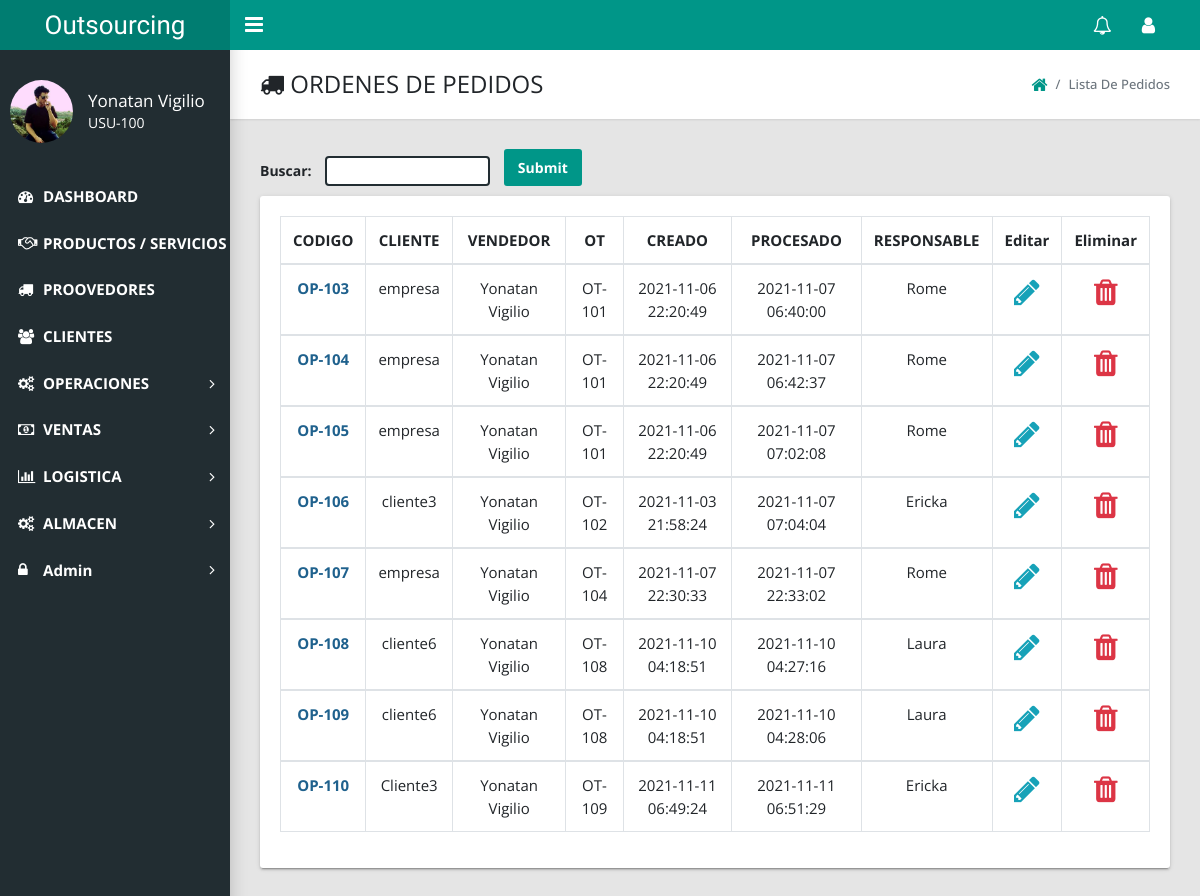
Screenshot of /admin/index.php?action=view_Ordpedido (signed in) with the database file from the repository.
### tables this page shows
CREATE TABLE `opcotizacion_servicio` (
  `op_id` int(11) NOT NULL,
  `op_codigo` varchar(50) NOT NULL,
  `op_ot` varchar(50) NOT NULL,
  `op_cot` varchar(50) NOT NULL,
  `op_cliente` varchar(50) NOT NULL,
  `op_asignado` varchar(50) NOT NULL,
  `op_entrega` varchar(50) NOT NULL,
  `op_estado` varchar(50) NOT NULL,
  `op_pago` varchar(50) NOT NULL,
  `op_direccion` varchar(150) NOT NULL,
  `op_creacion` datetime NOT NULL DEFAULT current_timestamp(),
  `op_moneda` varchar(50) NOT NULL,
  `op_fechaActual` datetime NOT NULL DEFAULT current_timestamp(),
  `op_responsable` varchar(50) NOT NULL,
  `op_operativo` varchar(100) NOT NULL,
  `op_requiere` varchar(100) NOT NULL
);

### admin/includes/logistica/view_Ordpedido.php (the view, shortened to what this page needs)
<link href="styles/main.css" type="text/css" rel="stylesheet">
<link href="styles/ver.css" type="text/css" rel="stylesheet">
<?php if($_SESSION['role'] != 7 AND $_SESSION['role'] != 9 AND $_SESSION['role'] != 5 ){
  echo "<script>alert('No puedes acceder acá ')</script>";
  echo "<script>window.open('index.php?logged_in=Logueaste%20correctamente!','_self')</script>";
}else{
  ?>
    <main class="app-content">
      <div class="app-title">
        <div>
          <h1><i class="fa fa-truck"></i> ORDENES DE PEDIDOS</h1>
        </div>
        <ul class="app-breadcrumb breadcrumb side">
          <li class="breadcrumb-item"><a href="index.php?logged_in=Logueaste%20correctamente!"><i class="fa fa-home fa-lg"></i></a></li>
          <li class="breadcrumb-item active">Lista de Pedidos</li>
        </ul>
      </div>
      <form action="buscador_prov.php" method="get">
      <label>Buscar: </label>
      <input type="text" id="buscar_coti" name="buscador_prov">
      <input type="submit" name="buscar_prov"class="btn btn-primary" style="margin-bottom:10px;margin-left: 10px;">
    </form>
      <div class="row" style="font-size: 15px;">
        <div class="col-md-12">
          <div class="tile">
            <div class="tile-body">
              <form action="" method="post" enctype="multipart/form-data" >
                <div class="table-responsive">
                  <table class="table table-hover table-bordered">
                  <thead align="center">
                    <tr>
                      <th>CODIGO</th>
                      <th>CLIENTE</th>
                      <th>VENDEDOR</th>
                      <th>OT</th>
                      <th>CREADO</th>
                      <th>PROCESADO</th>
                      <th>RESPONSABLE</th>
                      <th>Editar</th>
                      <th>Eliminar</th>
                    </tr>
                  </thead>
                  <?php
                  $all_cli = mysqli_query($conexion,"select * from opcotizacion_servicio order by op_id");
                  $i = 1;
                  while($row=mysqli_fetch_array($all_cli)){
                    ?>
                    <tbody align="center">
                      <tr>
                       <td><a href="index.php?action=view_Ordpedido_id&op_codigo=<?php echo $row['op_codigo'];?>"style="color:#1F618D;font-weight: bold;"> <?php echo $row['op_codigo']; ?></a></td>
                       <td><?php echo $row['op_cliente']; ?></td>
                       <td><?php echo $row['op_asignado']; ?></td>
                       <td><?php echo $row['op_ot']; ?></td>
                       <td><?php echo $row['op_creacion']; ?></td>
                       <td><?php echo $row['op_fechaActual']; ?></td>
                       <td><?php echo $row['op_responsable']; ?></td>
                           <td class="delete"><a href="index.php?action=edit_Ordpedido&op_cod=<?php echo $row['op_codigo']; ?>" ><i class="fa fa-pencil fa-2x" aria-hidden="true"></i></a></td>
                           <td class="delete"><a href="index.php?action=view_Ordpedido&delete_op=<?php echo $row['op_codigo']; ?>" onclick="return confirm('Estas seguro de eliminar que quieres eliminar  a este empleado?');"><i class="fa fa-trash fa-2x" aria-hidden="true"></i></a></td>
                        </tr>
                    </tbody>
                    <?php $i++;}  ?>
                </table>
              </div>
              </form>
            </div>
          </div>
        </div>
      </div>
 </main>
<?php } ?>

### admin/styles/ver.css (style rules this page uses)
.fa-pencil { color: #17a2b8; }
.fa-trash { color: #dc3545; }
label { font-weight: bold; }
#buscar_coti { border-radius: 4px; outline: none; border: none; border: 2px solid #222d32; height: 30px; margin-left: 10px; }

### rows the page displays
opcotizacion_servicio: op_codigo "OP-103", op_cliente "empresa", op_asignado "Yonatan Vigilio", op_ot "OT-101", op_creacion "2021-11-06 22:20:49", op_fechaActual "2021-11-07 06:40:00", op_responsable "Rome"
opcotizacion_servicio: op_codigo "OP-104", op_cliente "empresa", op_asignado "Yonatan Vigilio", op_ot "OT-101", op_creacion "2021-11-06 22:20:49", op_fechaActual "2021-11-07 06:42:37", op_responsable "Rome"
opcotizacion_servicio: op_codigo "OP-105", op_cliente "empresa", op_asignado "Yonatan Vigilio", op_ot "OT-101", op_creacion "2021-11-06 22:20:49", op_fechaActual "2021-11-07 07:02:08", op_responsable "Rome"
opcotizacion_servicio: op_codigo "OP-106", op_cliente "cliente3", op_asignado "Yonatan Vigilio", op_ot "OT-102", op_creacion "2021-11-03 21:58:24", op_fechaActual "2021-11-07 07:04:04", op_responsable "Ericka"
opcotizacion_servicio: op_codigo "OP-107", op_cliente "empresa", op_asignado "Yonatan Vigilio", op_ot "OT-104", op_creacion "2021-11-07 22:30:33", op_fechaActual "2021-11-07 22:33:02", op_responsable "Rome"
opcotizacion_servicio: op_codigo "OP-108", op_cliente "cliente6", op_asignado "Yonatan Vigilio", op_ot "OT-108", op_creacion "2021-11-10 04:18:51", op_fechaActual "2021-11-10 04:27:16", op_responsable "Laura"
opcotizacion_servicio: op_codigo "OP-109", op_cliente "cliente6", op_asignado "Yonatan Vigilio", op_ot "OT-108", op_creacion "2021-11-10 04:18:51", op_fechaActual "2021-11-10 04:28:06", op_responsable "Laura"
opcotizacion_servicio: op_codigo "OP-110", op_cliente "Cliente3", op_asignado "Yonatan Vigilio", op_ot "OT-109", op_creacion "2021-11-11 06:49:24", op_fechaActual "2021-11-11 06:51:29", op_responsable "Ericka"

### other values shown
$_SESSION['name'] "Yonatan Vigilio"
$_SESSION['cod_user'] "USU-100"
